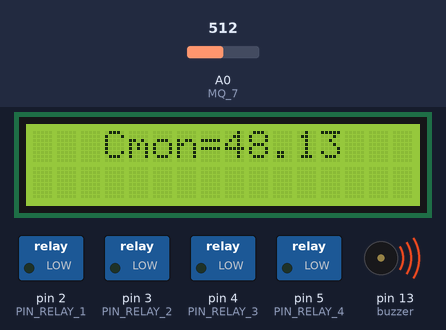
Recording of a sketch running on a simulated Arduino Uno, built with avr-gcc and run on an emulated ATmega328P. On the bench: 16×2 character LCD, switched loads named in the sketch (green lamp = pin HIGH), buzzer (waves = sounding, pin HIGH). The test bench sets the inputs (shaded band); at power-on: A0 (MQ_7) = 512. What the sketch prints to the serial monitor is not drawn.

Above: at 1.3 s.
1.4 s: A0 (MQ_7) set to 1012
At 3.3 s:
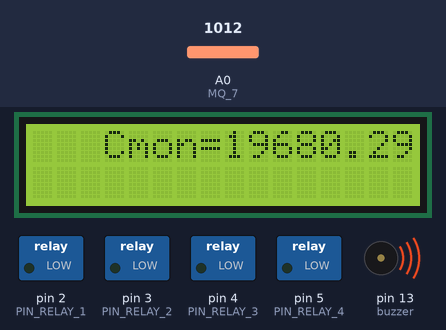
3.6 s: A0 (MQ_7) set to 1023
At 4.9 s:
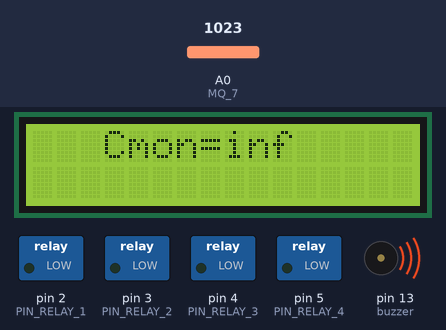
5.7 s: A0 (MQ_7) set to 778
At 7.4 s:
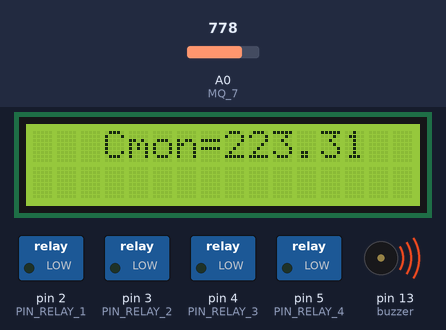
7.7 s: A0 (MQ_7) set to 754
At 9.3 s:
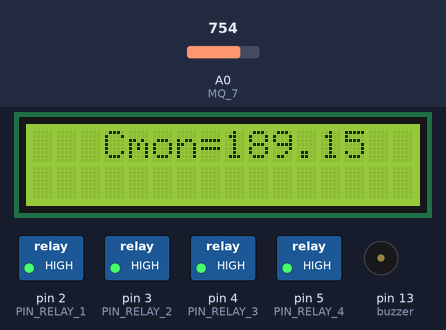
Timing chart, 0 to 10.7 s (numbered marks = the images above; inputs shaded):
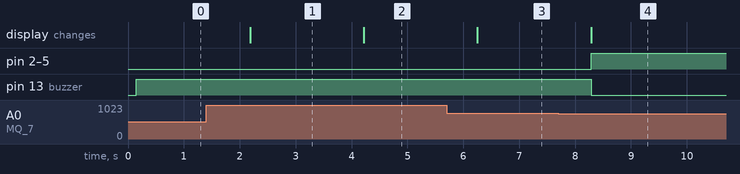

The sketch:

all_input_output.ino
```cpp
#include <Wire.h>
#include <LiquidCrystal_I2C.h>
/**********************************************************/
#define MQ_7 A0
#define buzzer 13
#define PIN_RELAY_1  2 // the Arduino pin, which connects to the IN1 pin of relay module
#define PIN_RELAY_2  3
#define PIN_RELAY_3  4
#define PIN_RELAY_4  5

float analysis(int);
//float Rs;
LiquidCrystal_I2C lcd(0x27,16,2);
void setup() {
  lcd.init(); //initialize the lcd
  lcd.backlight(); //open the backlight
   // set up the LCD's number of columns and rows:
  lcd.begin(16, 2);
  lcd.setCursor(3, 0);
  lcd.print("Cmon=");
  pinMode(buzzer, OUTPUT);
  pinMode(PIN_RELAY_1, OUTPUT);
  pinMode(PIN_RELAY_2, OUTPUT);
  pinMode(PIN_RELAY_3, OUTPUT);
  pinMode(PIN_RELAY_4, OUTPUT);
  Serial.begin(9600);
}

void loop() {
  float Cmon;
  float rs;
  int sensorValue = analogRead(MQ_7);
  Serial.print("adc : ");
  Serial.print(sensorValue);
  Serial.print("\t");
  Serial.print("Carbon monoxide : ");
  Serial.print(analysis(sensorValue));
  Serial.print("ppm");
  Serial.print("\t");
  Serial.print("Sensor resistance : ");
  Serial.println(rs);
  Cmon=analysis(sensorValue);
  lcd.clear();
  lcd.setCursor(3,0);
  lcd.print("Cmon=");
  lcd.setCursor(8,0);
  lcd.print(Cmon);
   if((Cmon>=50)&&(Cmon<200))
  {
    digitalWrite(buzzer,LOW);
   // Serial.println("Low Carbon monoxide");
     Serial.println("Turn on all");
    digitalWrite(PIN_RELAY_1, HIGH);
    digitalWrite(PIN_RELAY_2, HIGH);
    digitalWrite(PIN_RELAY_3, HIGH);
    digitalWrite(PIN_RELAY_4, HIGH);
    delay(1000);
  }
  else
  {
    digitalWrite(buzzer,HIGH);
      Serial.println("Turn off all");
    digitalWrite(PIN_RELAY_1, LOW);
    digitalWrite(PIN_RELAY_2, LOW);
    digitalWrite(PIN_RELAY_3, LOW);
    digitalWrite(PIN_RELAY_4, LOW);
   // Serial.println("High Carbon monoxide");
    delay(500);
  }
  delay(500);
}

float analysis(int adc){
  float rs;
  float slope = -0.7516072988;
  float A = 45.87510694;
  float Rseries = 1000;
  float V_Rseries = ((float)adc*5)/1023;
  rs = ((5-V_Rseries)/V_Rseries)*Rseries;
  float R0 = 400;
  float Y = rs/R0;
  float CO_ppm = pow(10,(log10(Y/A)/slope));
  return CO_ppm;
}
```

Measured:
- the behaviour switches between 1022 and 1023 on A0 (MQ_7) (found by bisection; images 1 and 2)
- the behaviour switches between 763 and 762 on A0 (MQ_7) (found by bisection; images 3 and 4)
- after the input at 1.4 s, the display: changes after 0.79 s (image 1)
- after the input at 3.6 s, the display: changes after 0.62 s (image 2)
- after the input at 5.7 s, the display: changes after 0.55 s (image 3)
- after the input at 7.7 s, pin 2 (PIN_RELAY_1), pin 3 (PIN_RELAY_2), pin 4 (PIN_RELAY_3), pin 5 (PIN_RELAY_4): LOW → HIGH after 0.59 s; pin 13 (buzzer): HIGH → LOW after 0.59 s; the display: changes after 0.59 s (image 4)
